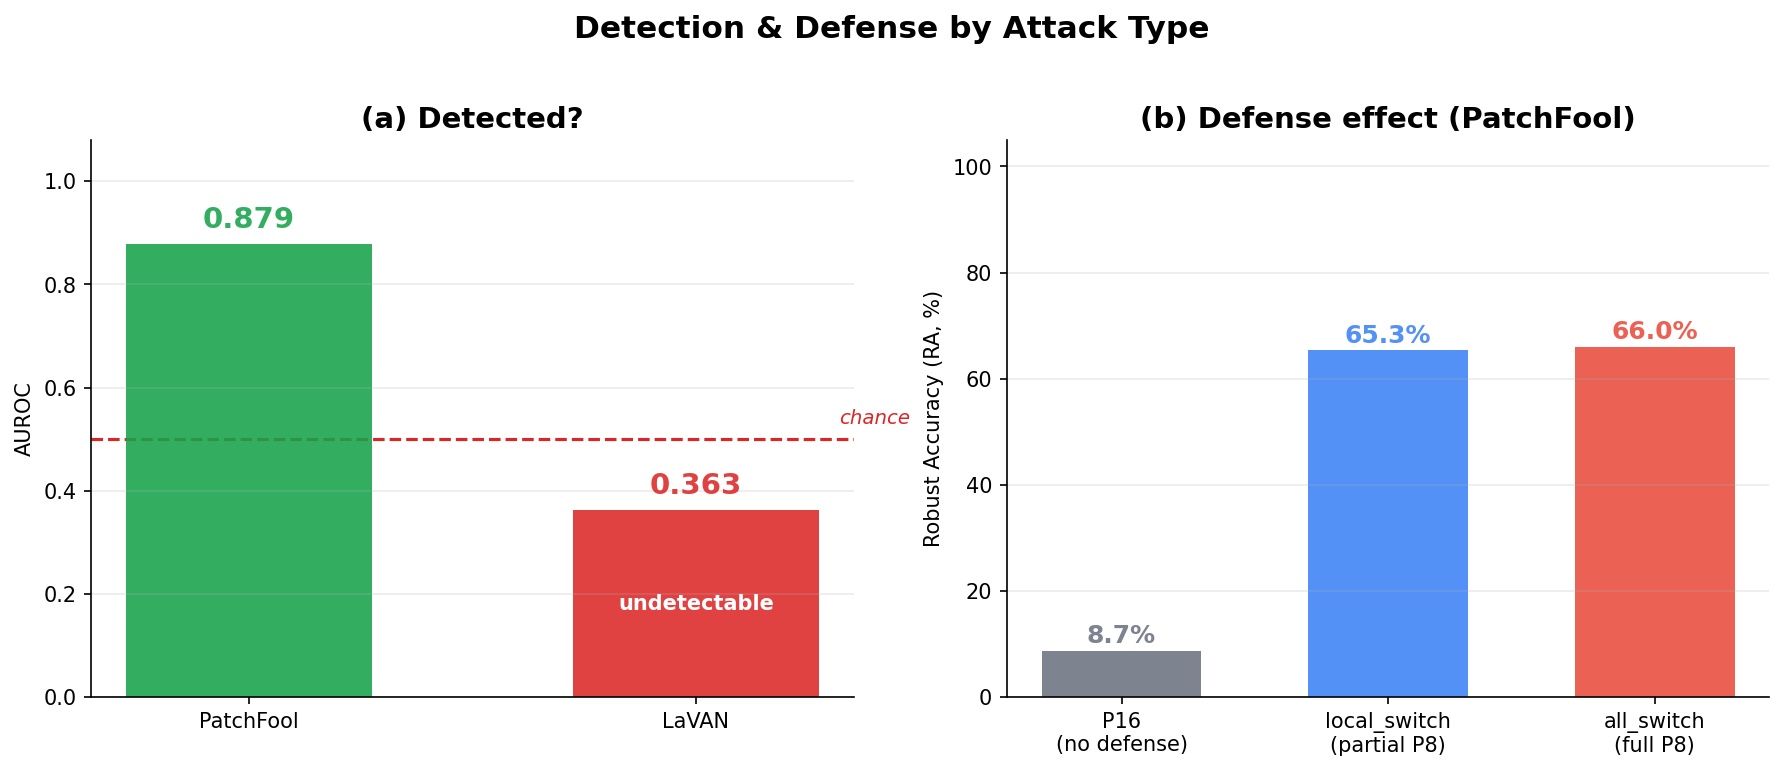

This chart was generated by the following Python code:
"""
experiments/attack_type_comparison/attack_type_comparison_viz.py — 공격 유형별(PatchFool vs
LaVAN) 탐지 성능과 방어 효과를 한 그림에 비교한다. 새 GPU 실험이 아니라 기존 npz 2개를 읽어서
계산만 하는 분석 스크립트다(paper_summary.py와 동일한 성격):

  - experiments/detection_localization/signature/01_layer_sweep_P16_raw.npz
      (§1 원자료: clean/LaVAN/PatchFool 각 30장의 레이어별 top4_mass raw score)
      여기서 L=12 raw score로 AUROC(PatchFool vs Clean), AUROC(LaVAN vs Clean)를 직접
      재계산한다(README에 이미 인용된 0.879/0.363을 하드코딩하지 않고 원자료에서 재현 — 재현
      확인 결과 소수점까지 일치함).
  - experiments/system_comparison/system_comparison_n250.npz
      (PatchFool에 대한 무방어/all_switch/local_switch 시스템 RA — 8.7%/66.0%/65.3%. RA(Robust
      Accuracy) = adversarial 이미지 기준 정확도, patch_size_tradeoff/metrics.py 정의와 동일한
      용어 — CA(clean accuracy)가 아님, eval_labels 대비 전부 공격받은 이미지에서만 계산됨)

LaVAN에 대해서는 이 프로젝트에서 "방어 적용 후" 정확도를 측정한 적이 없다(system_comparison은
PatchFool만 공격으로 씀) — AUROC가 chance 이하(0.363)라 탐지기가 원리적으로 LaVAN을 못 잡고,
그 결과 escalate 로직이 사실상 무작위로만 발동해 방어 효과가 없다는 것이 핵심 주장이므로, 없는
수치를 만들어내지 않고 "정량 측정 안 됨 / 무방어와 동일" 텍스트로만 표시한다.

사용법:
  python attack_type_comparison_viz.py
"""
import os

import numpy as np
import matplotlib
matplotlib.use('Agg')
import matplotlib.pyplot as plt
import matplotlib.patches as mpatches

HERE = os.path.dirname(os.path.abspath(__file__))
ROOT = HERE
while not os.path.isdir(os.path.join(ROOT, 'experiments')):
    ROOT = os.path.dirname(ROOT)
RESULTS = HERE

GREEN, RED_FAIL = '#16A34A', '#DC2626'
GRAY, RED_ALL, BLUE_LOCAL = '#6B7280', '#E94B3C', '#3B82F6'


def auroc(pos, neg):
    """Mann-Whitney U 기반 AUROC (sklearn 없이). pos/neg: 이상치 점수 1D 배열."""
    n1, n2 = len(pos), len(neg)
    all_scores = np.concatenate([pos, neg])
    ranks = np.argsort(np.argsort(all_scores)) + 1
    rank_pos = ranks[:n1].sum()
    u = rank_pos - n1 * (n1 + 1) / 2
    return u / (n1 * n2)


def main():
    sig = np.load(os.path.join(ROOT, 'experiments/detection_localization/signature/01_layer_sweep_P16_raw.npz'))
    pf, clean, lavan = sig['12_raw_pf_top4'], sig['12_raw_clean_top4'], sig['12_raw_lavan_top4']
    auroc_pf = auroc(pf, clean)
    auroc_lavan = auroc(lavan, clean)
    print(f"AUROC PatchFool vs Clean (L=12, raw, n={len(pf)}/{len(clean)}): {auroc_pf:.4f}")
    print(f"AUROC LaVAN vs Clean     (L=12, raw, n={len(lavan)}/{len(clean)}): {auroc_lavan:.4f}")

    sysd = np.load(os.path.join(ROOT, 'experiments/system_comparison/system_comparison_n250.npz'))
    p16_acc = float(sysd['p16_only_acc']) * 100
    all_acc = float(sysd['sys_acc_all']) * 100
    local_acc = float(sysd['sys_acc_local']) * 100
    print(f"PatchFool system RA: P16 {p16_acc:.1f}% -> all_switch {all_acc:.1f}% / "
          f"local_switch {local_acc:.1f}%")

    fig, axes = plt.subplots(1, 2, figsize=(12, 5))

    # ---- (a) Detection: is the attack caught at all? (AUROC, threshold-free) ----
    ax = axes[0]
    cats = ['PatchFool', 'LaVAN']
    vals = [auroc_pf, auroc_lavan]
    colors = [GREEN, RED_FAIL]
    bars = ax.bar(cats, vals, color=colors, alpha=0.88, width=0.55)
    ax.axhline(0.5, color=RED_FAIL, linestyle='--', linewidth=1.5, zorder=0)
    ax.text(1.48, 0.53, 'chance', color=RED_FAIL, fontsize=9.5, ha='right', style='italic')
    for bar, v in zip(bars, vals):
        ax.text(bar.get_x() + bar.get_width() / 2, v + 0.03, f'{v:.3f}', ha='center',
                fontweight='bold', fontsize=14, color=bar.get_facecolor())
    ax.text(1, auroc_lavan / 2, 'undetectable', ha='center', va='center',
            fontsize=10, color='white', fontweight='bold')
    ax.set_ylim(0, 1.08)
    ax.set_ylabel('AUROC')
    ax.set_title('(a) Detected?', fontsize=14, fontweight='bold')
    ax.spines['top'].set_visible(False)
    ax.spines['right'].set_visible(False)
    ax.grid(axis='y', alpha=0.25)

    # ---- (b) Given an attacked image: P16 alone vs. partial-P8 vs. full-P8 (PatchFool only) ----
    ax = axes[1]
    x_pf = np.array([0, 1, 2])
    pf_vals = [p16_acc, local_acc, all_acc]
    pf_colors = [GRAY, BLUE_LOCAL, RED_ALL]
    pf_labels = ['P16\n(no defense)', 'local_switch\n(partial P8)', 'all_switch\n(full P8)']
    bars = ax.bar(x_pf, pf_vals, color=pf_colors, alpha=0.88, width=0.6)
    for bar, v in zip(bars, pf_vals):
        ax.text(bar.get_x() + bar.get_width() / 2, v + 1.5, f'{v:.1f}%', ha='center',
                fontweight='bold', fontsize=12, color=bar.get_facecolor())

    ax.set_xticks(x_pf)
    ax.set_xticklabels(pf_labels, fontsize=10)
    ax.set_ylim(0, 105)
    ax.set_ylabel('Robust Accuracy (RA, %)')
    ax.set_title('(b) Defense effect (PatchFool)', fontsize=14, fontweight='bold')
    ax.spines['top'].set_visible(False)
    ax.spines['right'].set_visible(False)
    ax.grid(axis='y', alpha=0.25)

    fig.suptitle('Detection & Defense by Attack Type', fontsize=15, fontweight='bold', y=1.02)
    fig.tight_layout()

    os.makedirs(RESULTS, exist_ok=True)
    out_png = os.path.join(RESULTS, 'attack_type_comparison_viz.png')
    fig.savefig(out_png, dpi=150, bbox_inches='tight')
    print(f"Saved: {out_png}")

    np.savez(os.path.join(RESULTS, 'attack_type_comparison.npz'),
             auroc_patchfool=auroc_pf, auroc_lavan=auroc_lavan,
             p16_only_acc=p16_acc, all_switch_acc=all_acc, local_switch_acc=local_acc)
    print(f"Saved: {os.path.join(RESULTS, 'attack_type_comparison.npz')}")


if __name__ == '__main__':
    main()
